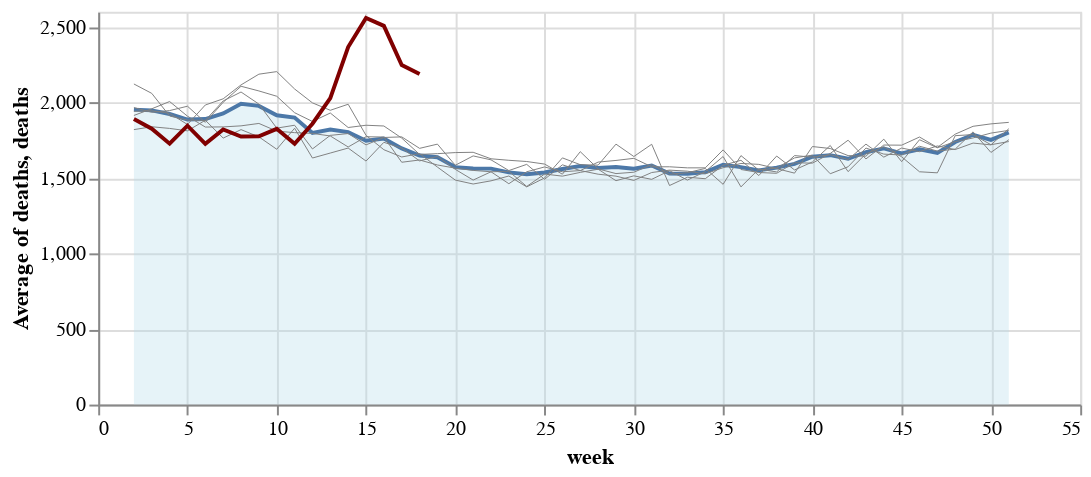

The code cell stored with this chart in its notebook:
### Markdown cell above
For Sweden they plot the gray lines for years 2015 to 2019. The blue line is the weekly average per year and the maroon line is the deaths in 2020.

### Code cell
# collapse
base = alt.Chart(sweden).encode(
    x='week',
).properties(height=200)

lines = alt.layer(
    base.mark_line(color="gray", strokeWidth=0.5).transform_filter("datum.year == 2015").encode(y='deaths'),
    base.mark_line(color="gray", strokeWidth=0.5).transform_filter("datum.year == 2016").encode(y='deaths'),
    base.mark_line(color="gray", strokeWidth=0.5).transform_filter("datum.year == 2017").encode(y='deaths'),
    base.mark_line(color="gray", strokeWidth=0.5).transform_filter("datum.year == 2018").encode(y='deaths'),
    base.mark_line(color="gray", strokeWidth=0.5).transform_filter("datum.year == 2019").encode(y='deaths'),
    base.mark_line(color='maroon').transform_filter("datum.year == 2020").encode(y='deaths'),
).properties(width=400)

avg = base.mark_area(fill='lightblue', line=True, fillOpacity=0.3).transform_filter("datum.year < 2020").encode(
    y='average(deaths)',
).properties(width=500)

avg + lines

### Figure 1 — Vega-Lite specification as saved in the notebook (floating-point values rounded to 4 significant figures; data arrays with more than 128 entries replaced by an {"elided": "..."} marker saying what was removed)
{"config": {"view": {"continuousWidth": 400, "continuousHeight": 300}}, "layer": [{"mark": {"type": "area", "fill": "lightblue", "fillOpacity": 0.3, "line": true}, "encoding": {"x": {"type": "quantitative", "field": "week"}, "y": {"type": "quantitative", "aggregate": "average", "field": "deaths"}}, "height": 200, "transform": [{"filter": "datum.year < 2020"}], "width": 500}, {"layer": [{"mark": {"type": "line", "color": "gray", "strokeWidth": 0.5}, "encoding": {"x": {"type": "quantitative", "field": "week"}, "y": {"type": "quantitative", "field": "deaths"}}, "height": 200, "transform": [{"filter": "datum.year == 2015"}]}, {"mark": {"type": "line", "color": "gray", "strokeWidth": 0.5}, "encoding": {"x": {"type": "quantitative", "field": "week"}, "y": {"type": "quantitative", "field": "deaths"}}, "height": 200, "transform": [{"filter": "datum.year == 2016"}]}, {"mark": {"type": "line", "color": "gray", "strokeWidth": 0.5}, "encoding": {"x": {"type": "quantitative", "field": "week"}, "y": {"type": "quantitative", "field": "deaths"}}, "height": 200, "transform": [{"filter": "datum.year == 2017"}]}, {"mark": {"type": "line", "color": "gray", "strokeWidth": 0.5}, "encoding": {"x": {"type": "quantitative", "field": "week"}, "y": {"type": "quantitative", "field": "deaths"}}, "height": 200, "transform": [{"filter": "datum.year == 2018"}]}, {"mark": {"type": "line", "color": "gray", "strokeWidth": 0.5}, "encoding": {"x": {"type": "quantitative", "field": "week"}, "y": {"type": "quantitative", "field": "deaths"}}, "height": 200, "transform": [{"filter": "datum.year == 2019"}]}, {"mark": {"type": "line", "color": "maroon"}, "encoding": {"x": {"type": "quantitative", "field": "week"}, "y": {"type": "quantitative", "field": "deaths"}}, "height": 200, "transform": [{"filter": "datum.year == 2020"}]}], "width": 400}], "data": {"name": "data-cefcf237aac119fe26f3ee52415eee4e"}, "$schema": "https://vega.github.io/schema/vega-lite/v4.8.1.json", "datasets": {"data-cefcf237aac119fe26f3ee52415eee4e": {"elided": "267 records"}}}
